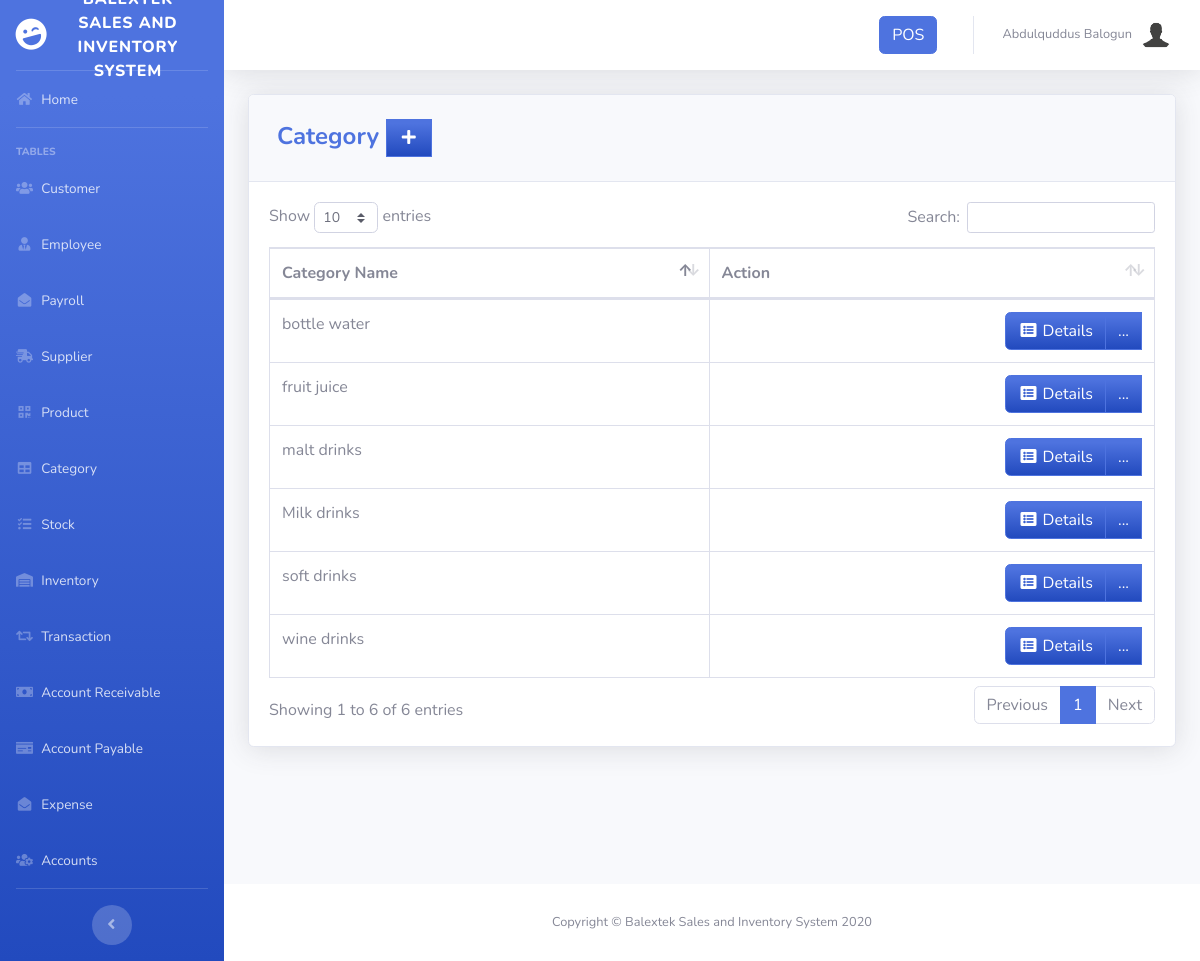
Page /pages/category.php (signed in) on the committed database.
### tables this page shows
CREATE TABLE `category` (
  `CATEGORY_ID` int(11) NOT NULL,
  `CNAME` varchar(50) DEFAULT NULL
);

### pages/category.php (the view, shortened to what this page needs)
<?php
include'../includes/connection.php';
include'../includes/sidebar.php';
?>
            <div class="card shadow mb-4">
            <div class="card-header py-3">
              <h4 class="m-2 font-weight-bold text-primary">Category&nbsp;<a  href="#" data-toggle="modal" data-target="#categoryModal" type="button" class="btn btn-primary bg-gradient-primary" style="border-radius: 0px;"><i class="fas fa-fw fa-plus"></i></a></h4>
            </div>
            <div class="card-body">
              <div class="table-responsive">
                <table class="table table-bordered" id="dataTable" width="100%" cellspacing="0">
                  <thead>
                      <tr>
                        <th>Category Name</th>
                        <th>Action</th>
                      </tr>
                  </thead>
                  <tbody>
                    <?php
                      $query = 'SELECT * FROM category';
                      $result = mysqli_query($db, $query) or die (mysqli_error($db));
                      while ($row = mysqli_fetch_assoc($result)) {
                      echo '<tr>';
                      echo '<td>'. $row['CNAME'].'</td>';
                      echo '<td align="right"> <div class="btn-group">
                              <a type="button" class="btn btn-primary bg-gradient-primary" href="cat_searchfrm.php?action=edit & id='.$row['CATEGORY_ID'] . '"><i class="fas fa-fw fa-list-alt"></i> Details</a>
                            <div class="btn-group">
                              <a type="button" class="btn btn-primary bg-gradient-primary dropdown no-arrow" data-toggle="dropdown" style="color:white;">
                              ... <span class="caret"></span></a>
                                  <a type="button" class="btn btn-warning bg-gradient-warning btn-block" style="border-radius: 0px;" href="cat_edit.php?action=edit & id='.$row['CATEGORY_ID']. '">
                                  </a>
                                  <a type="button" class="btn btn-warning bg-gradient-danger btn-block" style="border-radius: 0px;" href="#" data-toggle="modal" data-target="#cat'.$row['CATEGORY_ID'].'">
                                  </a>
                            <div class="modal fade" id="cat'.$row['CATEGORY_ID'].'" tabindex="-1" role="dialog" aria-labelledby="DeleteModal" aria-hidden="true">
                                       <input type="hidden" class="form-control" name="id" value="'.$row['CATEGORY_ID'].'" required>
                            </div>
                          </div> </td>';
                      echo '</tr> ';
                      }
                    ?>
                  </tbody>
                </table>
              </div>
            </div>
          </div>
<?php
include'../includes/footer.php';
?>

### rows in the picture
category: CNAME "soft drinks"
category: CNAME "malt drinks"
category: CNAME "Milk drinks"
category: CNAME "bottle water"
category: CNAME "fruit juice"
category: CNAME "wine drinks"

### other values in the picture
$_SESSION['FIRST_NAME'] "Abdulquddus"
$_SESSION['LAST_NAME'] "Balogun"
